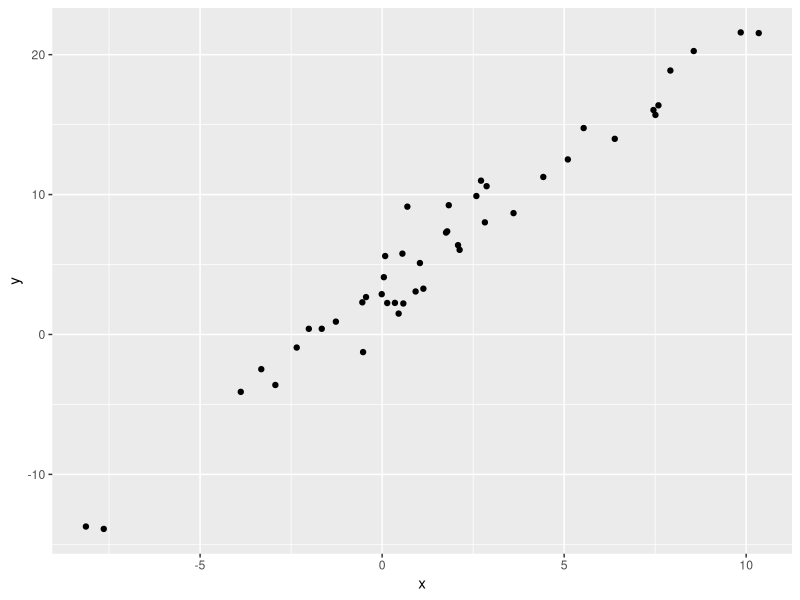
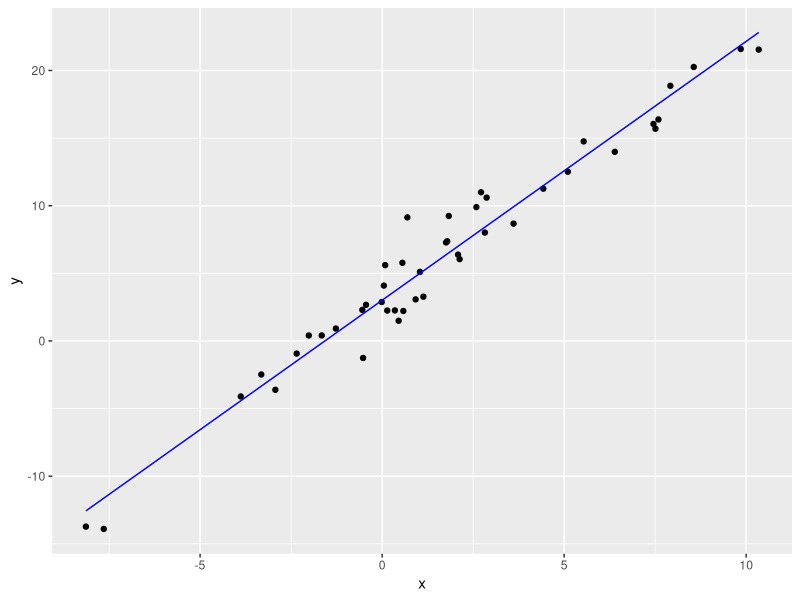
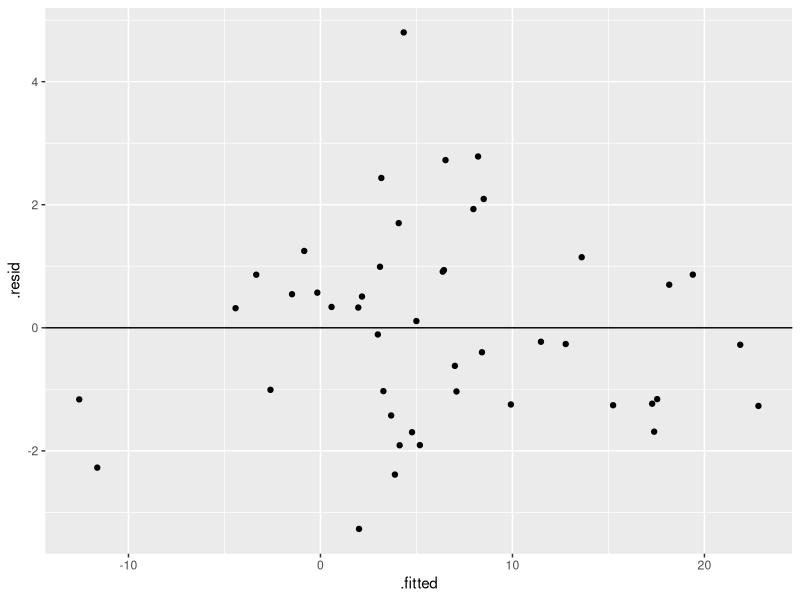
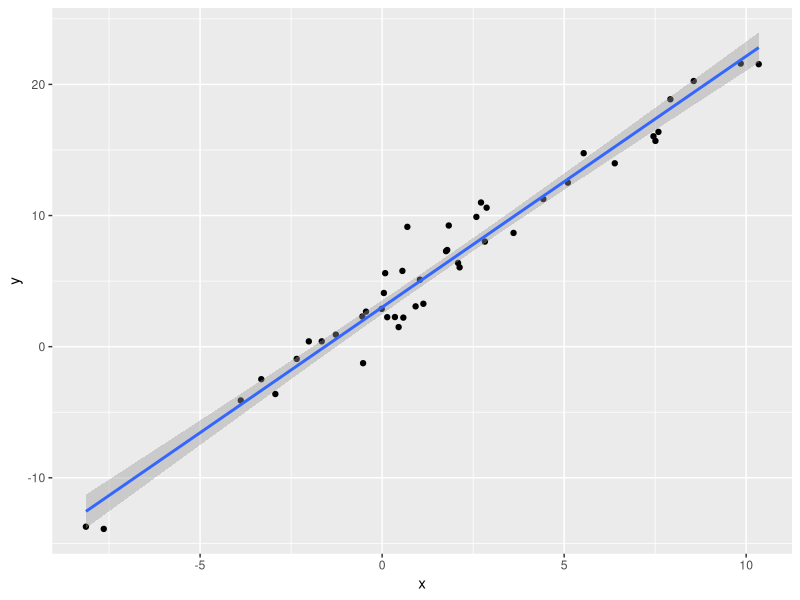

Write the R code that produced these figures, in order. (Note: this script raises an error after producing the figures.)
## ---- chunk 1
library(tidyverse)
library(broom)
library(caret)
## ---- chunk 2
linear_df <- data.frame(x=rnorm(45,mean=2,sd=3.5))
linear_df <- linear_df %>% mutate(y=2*x+3+rnorm(45,sd=2))
linear_df %>% ggplot(aes(x=x,y=y)) + geom_point()
## ---- chunk 3
return_rss <- function(coeffs,data=linear_df){
  m <- coeffs[2]
  b <- coeffs[1]
  y_hat <- m*linear_df$x + b
  rss <- sum((linear_df$y - y_hat)^2)
}
## ---- chunk 4
(return_rss(c(1,1)))
## ---- chunk 5
optim(c(1,1),return_rss)$par
## ---- chunk 6
lm_fit <- lm(y~x,data=linear_df)
## ---- chunk 7
coefficients(lm_fit)
## ---- chunk 8
tidy(lm_fit)
## ---- chunk 9
glance(lm_fit)
## ---- chunk 10
lm_fit_aug <- augment(lm_fit)
head(lm_fit_aug)
## ---- chunk 11
sum((lm_fit_aug$.resid)^2)
## ---- chunk 12
(return_rss(coefficients(lm_fit)))
## ---- chunk 13
lm_fit_aug %>% ggplot() + 
  geom_point(aes(x=x,y=y)) + 
  geom_line(aes(x=x,y=.fitted),color="blue")
## ---- chunk 14
lm_fit_aug %>% ggplot(aes(x=.fitted,y=.resid)) + 
  geom_point() + 
  geom_hline(yintercept = 0)
## ---- chunk 15
linear_df %>% ggplot(aes(x=x,y=y)) + geom_point() + 
  geom_smooth(method="lm")
## ---- chunk 16
lm_fit_aug %>% ggplot(aes(x=x,y=y)) + 
  geom_line(aes(x=x,y=.fitted-2*.se.fit)) + 
  geom_line(aes(x=x,y=.fitted+2*.se.fit)) + 
  geom_ribbon(aes(ymin = .fitted-2*.se.fit, ymax = .fitted+2*.se.fit), fill = "grey70") + 
  geom_point(aes(x=x,y=y)) + 
  geom_line(aes(x=x,y=.fitted),color="blue")
